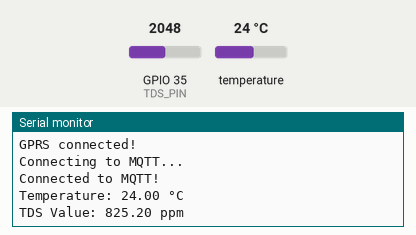
Recording of a sketch running on a simulated ESP32. Parts: the last lines printed to the serial monitor. The test bench sets the inputs (shaded band); at power-on: temperature 24 °C, GPIO 35 (TDS_PIN) = 2048. No MQTT or app messages arrive unless stated.

Above: at 4.2 s.
4.3 s: temperature set to 12 °C
At 7.1 s:
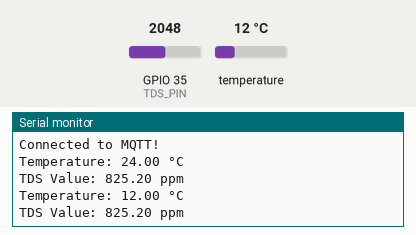
8.0 s: GPIO 35 (TDS_PIN) set to 2866
At 10.3 s:
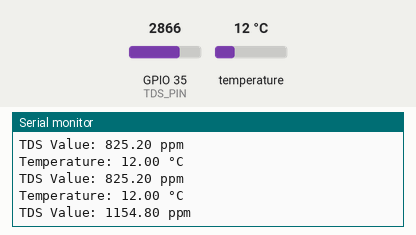
11.7 s: temperature set to 19 °C
At 13.6 s:
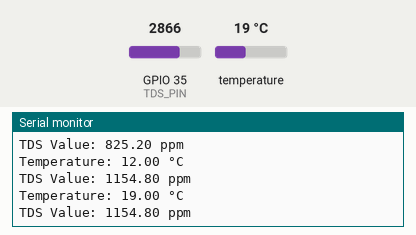
15.4 s: GPIO 35 (TDS_PIN) set to 3603
At 19.0 s:
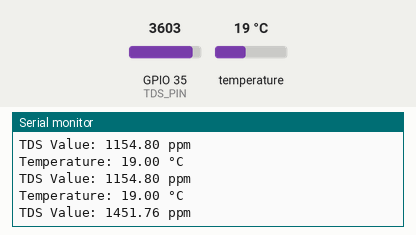
Timing chart, 0 to 20.1 s (numbered marks = the images above; inputs shaded):
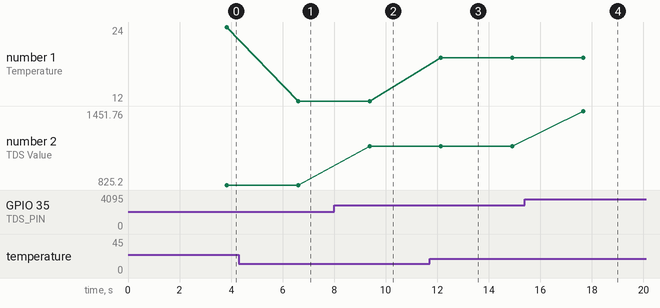

The sketch:

ESP32-SIM800L-MQTT-Data-Logger.ino
```cpp
/*
 * ESP32 + SIM800L MQTT Data Logger
 * Sends Temperature (DS18B20) and TDS data via GSM using MQTT
 *
 * Author: Yodha Ardiansyah
 * Website: https://arunovasi.my.id
 */

#define TINY_GSM_MODEM_SIM800

#include <TinyGsmClient.h>
#include <PubSubClient.h>
#include <SoftwareSerial.h>
#include <OneWire.h>
#include <DallasTemperature.h>

// --- GSM Module Configuration ---
SoftwareSerial SerialAT(34, 32); // RX, TX for SIM800L communication
#define SerialMon Serial

// --- GPRS/APN Configuration ---
const char apn[] = "your_apn";  // Replace with your APN
const char user[] = "";         // APN username (if required)
const char pass[] = "";         // APN password (if required)

// --- MQTT Configuration ---
const char* mqttServer = "your_mqtt_broker";  // Replace with your MQTT broker
const int mqttPort = 1883;
const char* mqttUser = "your_mqtt_user";      // Replace with your MQTT username
const char* mqttPassword = "your_mqtt_pass";  // Replace with your MQTT password
const char* topicTemperature = "home/temperature";
const char* topicTDS = "home/tds";

// --- Initialize GSM & MQTT Client ---
TinyGsm modem(SerialAT);
TinyGsmClient gsmClient(modem);
PubSubClient mqttClient(gsmClient);

// --- Sensor Configuration ---
#define DS18B20_PIN 15  // DS18B20 Data Pin
#define TDS_PIN 35      // TDS Sensor Analog Input

OneWire oneWire(DS18B20_PIN);
DallasTemperature sensors(&oneWire);

float tdsValue = 0;
float voltage = 0;
float tdsFactor = 0.5;  // Adjust based on sensor calibration

void setup() {
    // --- Initialize Serial Monitor ---
    SerialMon.begin(115200);
    delay(10);

    // --- Initialize GSM Module ---
    SerialMon.println("Initializing GSM...");
    SerialAT.begin(9600);
    delay(3000);

    // Restart modem and connect to GPRS
    modem.restart();
    SerialMon.println("Connecting to GPRS...");
    if (!modem.gprsConnect(apn, user, pass)) {
        SerialMon.println("Failed to connect to GPRS");
        while (true);
    }
    SerialMon.println("GPRS connected!");

    // --- Setup MQTT Client ---
    mqttClient.setServer(mqttServer, mqttPort);

    // --- Initialize DS18B20 Sensor ---
    sensors.begin();
}

void reconnect() {
    // Attempt to reconnect until successful
    while (!mqttClient.connected()) {
        SerialMon.println("Connecting to MQTT...");
        if (mqttClient.connect("SIM800LClient", mqttUser, mqttPassword)) {
            SerialMon.println("Connected to MQTT!");
        } else {
            SerialMon.print("MQTT connection failed, state: ");
            SerialMon.println(mqttClient.state());
            delay(5000);
        }
    }
}

void loop() {
    // Reconnect to MQTT broker if disconnected
    if (!mqttClient.connected()) {
        reconnect();
    }
    mqttClient.loop();

    // --- Read Temperature from DS18B20 ---
    sensors.requestTemperatures();
    float temperature = sensors.getTempCByIndex(0);
    if (temperature != -127.00) {
        SerialMon.print("Temperature: ");
        SerialMon.print(temperature);
        SerialMon.println(" °C");

        String temperatureStr = String(temperature);
        mqttClient.publish(topicTemperature, temperatureStr.c_str());
    } else {
        SerialMon.println("Error: DS18B20 Sensor not detected!");
    }

    // --- Read TDS Sensor Data ---
    int analogValue = analogRead(TDS_PIN);
    voltage = analogValue * (3.3 / 4095.0);  // ESP32 ADC (0-3.3V)
    tdsValue = voltage * tdsFactor * 1000;   // Convert voltage to TDS (ppm)

    SerialMon.print("TDS Value: ");
    SerialMon.print(tdsValue);
    SerialMon.println(" ppm");

    String tdsValueStr = String(tdsValue);
    mqttClient.publish(topicTDS, tdsValueStr.c_str());

    delay(2000);
}
```

Measured:
- after the input at 4.3 s, the serial monitor: prints a new line after 2.3 s (image 1)
- after the input at 8.0 s, the serial monitor: prints a new line after 1.4 s (image 2)
- after the input at 11.7 s, the serial monitor: prints a new line after 0.44 s (image 3)
- after the input at 15.4 s, the serial monitor: prints a new line after 2.3 s (image 4)
- plotted number 1: 24 → 12 after the input at 4.3 s, 12 → 19 after the input at 11.7 s
- plotted number 2: 825.2 → 1154.8 after the input at 8.0 s, 1154.8 → 1451.76 after the input at 15.4 s
